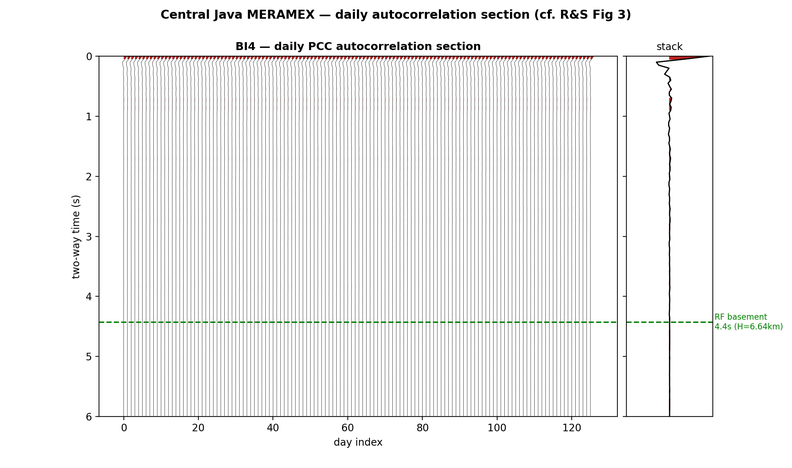
#> input picture figures/ambient_noise/rs_fig3_section.png, 792 x 468 px, shrunk from 2200 x 1300 before the run
$ python compare_composite.py
#> lines starting #> are read from the running program, lines starting #| are printed output that depends on the picture
"""
Rebuild the two-ambient-noise-routes composite (manuscript Fig 11) from the
current panels, so it uses the corrected Spica figures.

Run (fbt):  python ambient_noise/compare_composite.py
"""
import pathlib
import matplotlib
matplotlib.use("Agg")
import matplotlib.pyplot as plt
import matplotlib.image as mpimg

ROOT = pathlib.Path(__file__).resolve().parents[1]
FIG = ROOT / "figures" / "ambient_noise"

panels = [
    ("rs_fig3_section.png",       "Reflection — autocorrelation (Romero & Schimmel 2018)"),
    ("spica_record_section.png",  "Dispersion — cross-correlation C1 (Spica et al. 2016)"),
    ("basement_map_an.png",       "Product: RF-independent basement depth map"),
    ("spica_dispersion.png",      "Product: Rayleigh group-velocity dispersion"),
]

fig, axes = plt.subplots(2, 2, figsize=(14.5, 13.0))
for ax, (fn, title) in zip(axes.ravel(), panels):
    ax.imshow(mpimg.imread(FIG / fn))
    ax.set_title(title, fontsize=12.5, fontweight="bold", pad=6)
    ax.axis("off")
fig.suptitle("Two seismological-noise routes to the Central Java basin (MERAMEX): "
             "reflection depth vs surface-wave velocity",
             fontsize=15.5, fontweight="bold", y=0.995)
fig.tight_layout(rect=[0, 0, 1, 0.975])
out = FIG / "compare_romero_spica.png"
fig.savefig(out, dpi=170, facecolor="white")
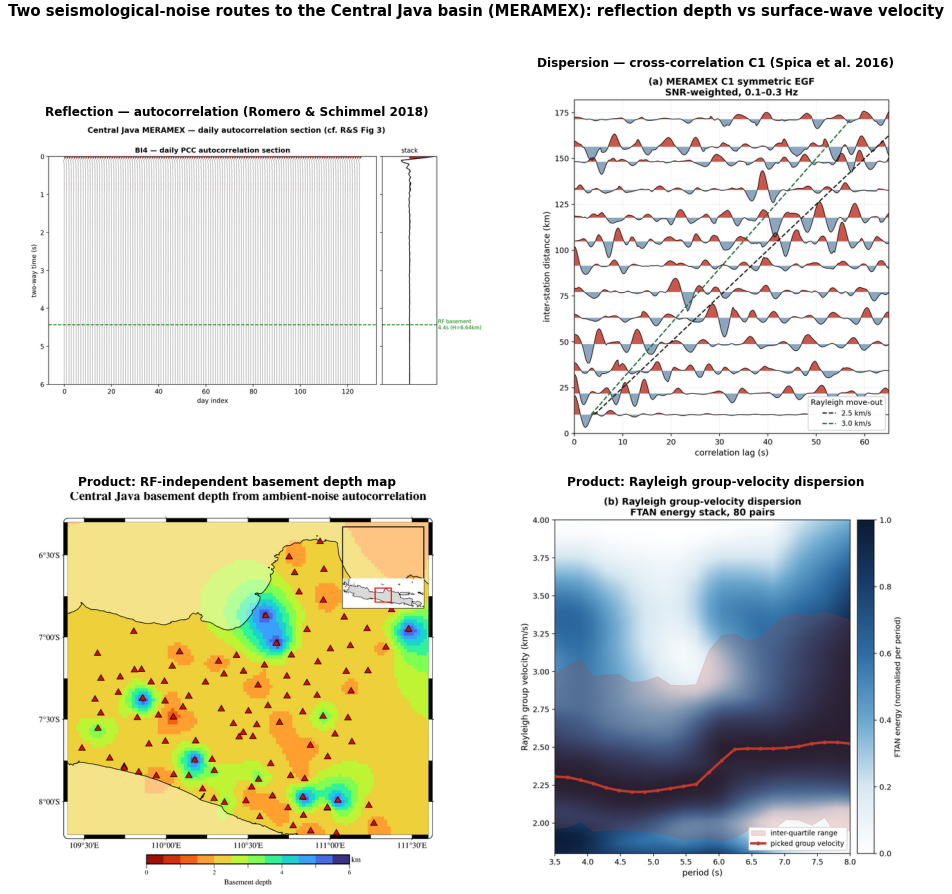
#> figure drawn by matplotlib, 4 panels
print("Wrote", out)
